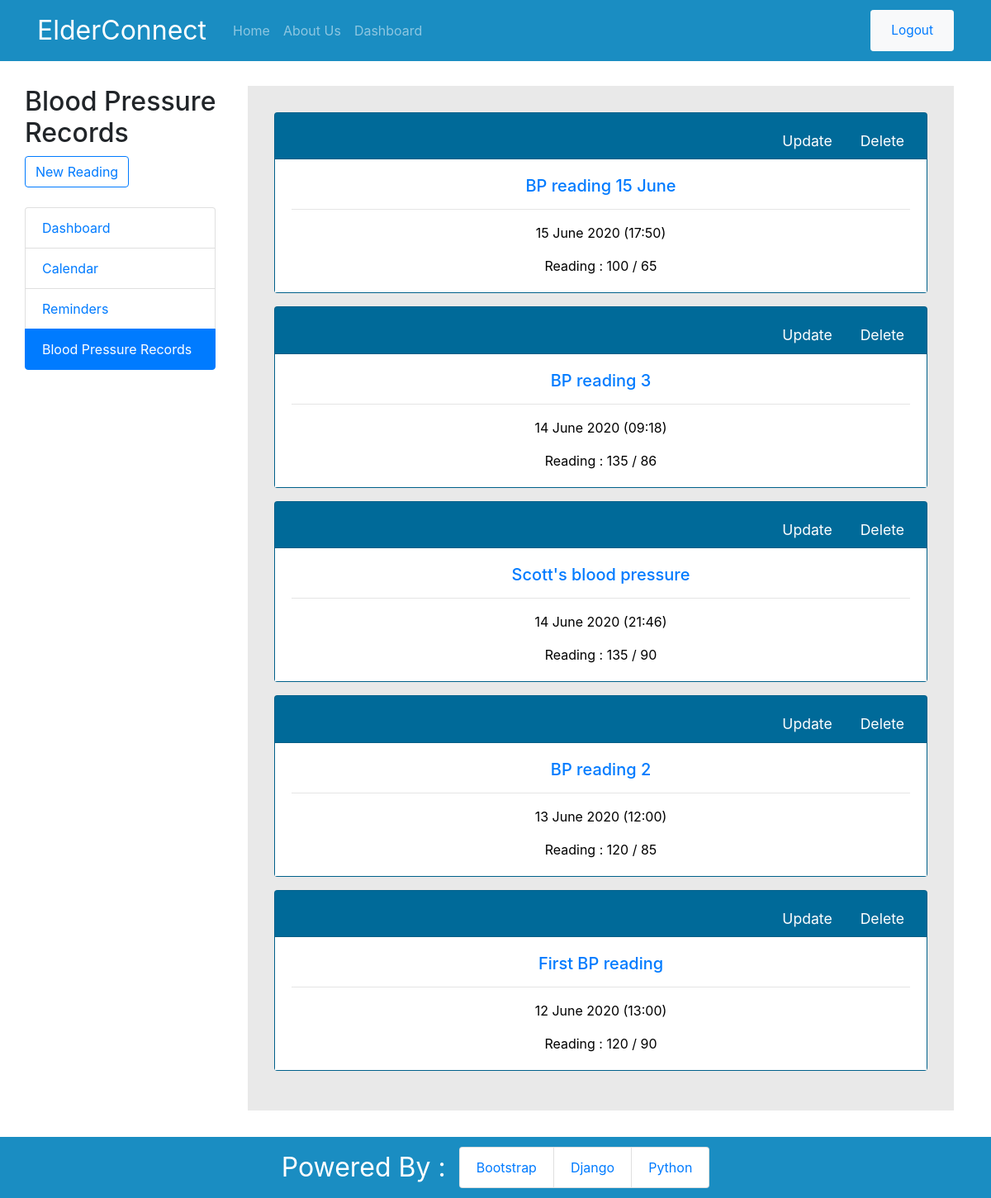
Page /blood-pressure/ (signed in) on the earlier database version.
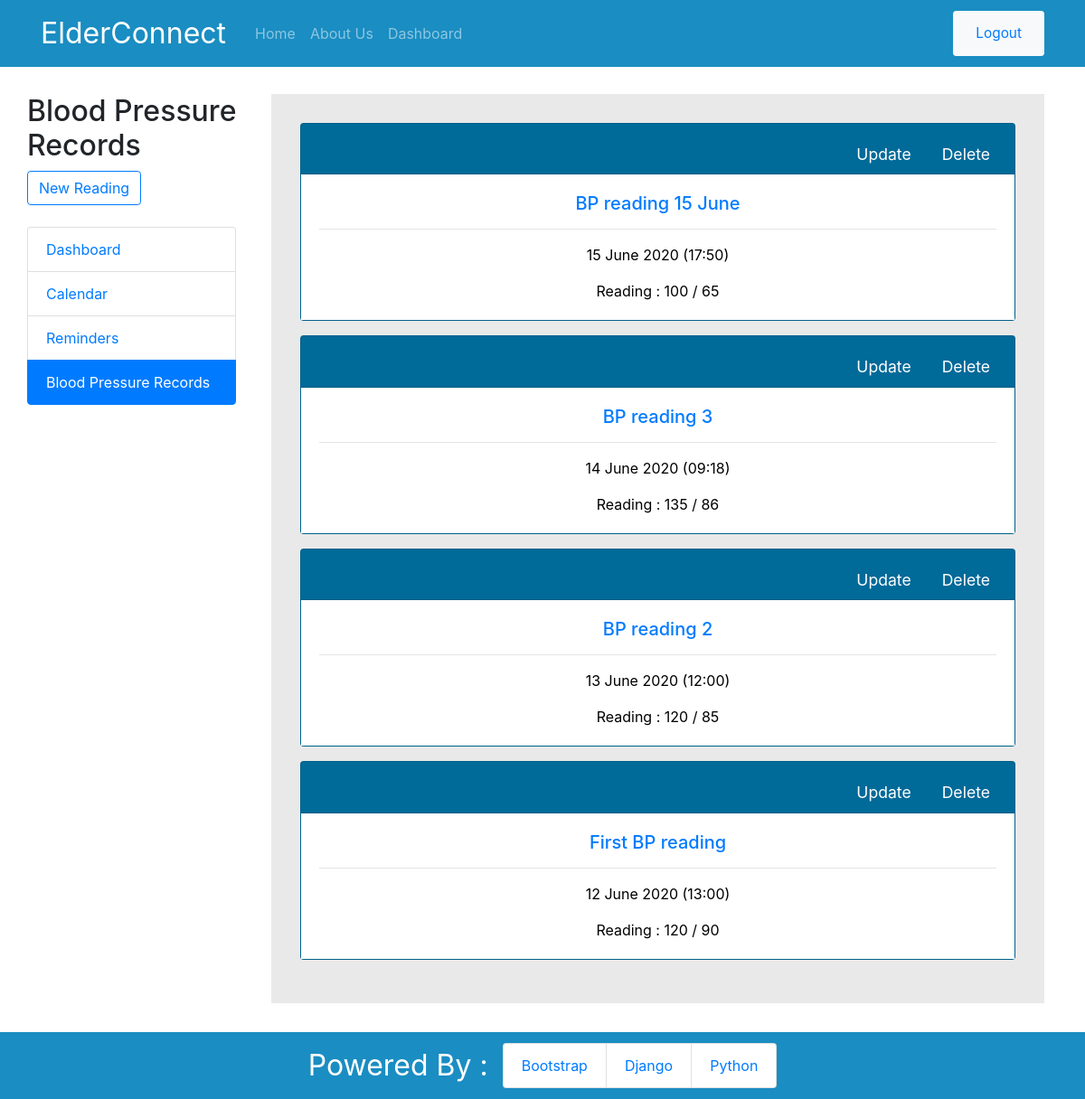
Same page on the later database version.
### app/models.py (models this page shows, shortened)
class BloodPressure(models.Model):
    title = models.CharField(max_length=100)
    comments = models.CharField(max_length=300)
    date = models.DateField(default=date.today)
    time = models.TimeField()
    systolic = models.PositiveIntegerField(validators=[MaxValueValidator(200)])
    diastolic = models.PositiveIntegerField(validators=[MaxValueValidator(150)])
    user = models.ForeignKey(User, on_delete=models.CASCADE)

### app/views.py (the view, shortened to what this page needs)
# urls.py: path('blood-pressure/', views.BPListView.as_view(), name='web-bp'),
class BPListView(LoginRequiredMixin, ListView):
    model = BloodPressure
    fields = ['title', 'date', 'time', 'systolic', 'diastolic']
    template_name = 'app/bloodpressure.html'
    context_object_name = 'bps'
    paginate_by = 5
    def get_queryset(self):
        return BloodPressure.objects.filter(user=self.request.user).order_by('-date')

### app/templates/app/bloodpressure.html (shortened to what this page needs)
{% extends 'app/base.html' %}
{% block content %}
<div class="reminders-page">
    <div class="row container-fluid">
        <div class="col-md-3 mb-4">
            <h2 class="mb-2">Blood Pressure Records</h2>
            <a href="{% url 'web-bp-create' %}" class="btn btn-md btn-outline-primary mb-4">New Reading</a>
            <ul class="list-group mr-4 mb-4">
                <a class="list-group-item" href="{% url 'dashboard' %}">Dashboard</a>
                <a class="list-group-item" href="{% url 'calendar' %}">Calendar</a>
                <a class="list-group-item" href="{% url 'web-reminders' %}">Reminders</a>
                <a class="list-group-item active" href="{% url 'web-bp' %}">Blood Pressure Records</a>
            </ul>
        </div>
        {% if not bps %}
            <div class="card-body reminder-card-body border border-secondary text-center">
                <h3 class="card-title">
                    No Blood Pressure Readings
                </h3>
                <hr>
                <p class="card-text">
                    Add Blood Pressure Readings with the "New Reading" button!
                </p>
            </div>
        {% else %}
        <div class="col-md-9 reminders-page-list">
        {% for bp in bps %}
            <div class="card mb-3 text-center">
                <div class="card-header">
                    <ul class="nav nav-tabs card-header-tabs justify-content-end">
                        <li class="nav-item">
                            <a class="nav-link card-link-button" href="{% url 'web-bp-update' bp.id %}">Update</a>
                        </li>
                        <li class="nav-item">
                            <a class="nav-link card-link-button card-link-delete" href="{% url 'web-bp-delete' bp.id %}">Delete</a>
                        </li>
                    </ul>
                </div>
                <div class="card-body reminder-card-body">
                    <h5 class="card-title">
                        <a href="{% url 'web-bp-detail' bp.id %}">{{ bp.title }}</a>
                    </h5>
                    <hr>
                    <p class="card-text">
                        {{ bp.date|date:'d F Y' }} ({{ bp.time|time:'H:i' }})
                    </p>
                    <p class="card-text">
                        Reading : {{ bp.systolic }} / {{ bp.diastolic }}
                    </p>
                </div>
            </div>
        {% endfor %}
        </div>
        {% endif %}
    </div>
</div>
{% endblock content %}

Differences in the rows shown:
removed BloodPressure: title "Scott's blood pressure", date "14 June 2020", time "21:46", systolic "135", diastolic "90"
